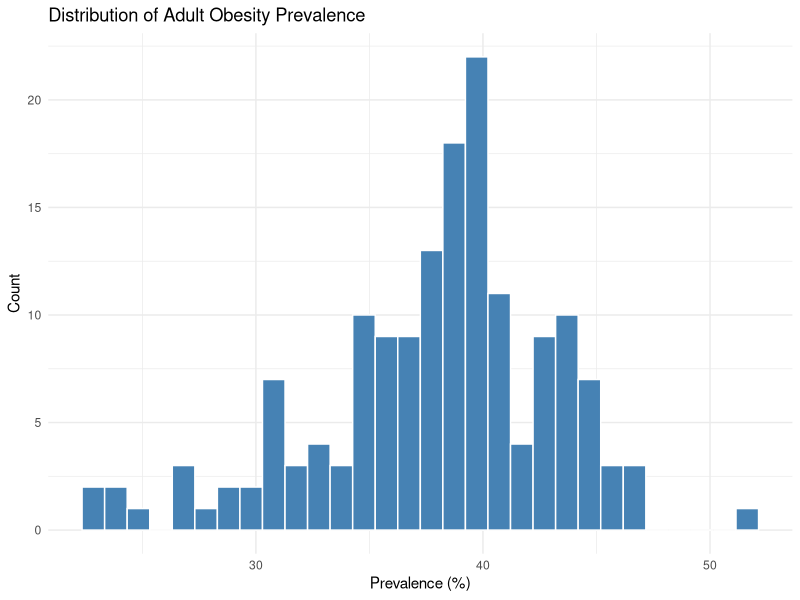
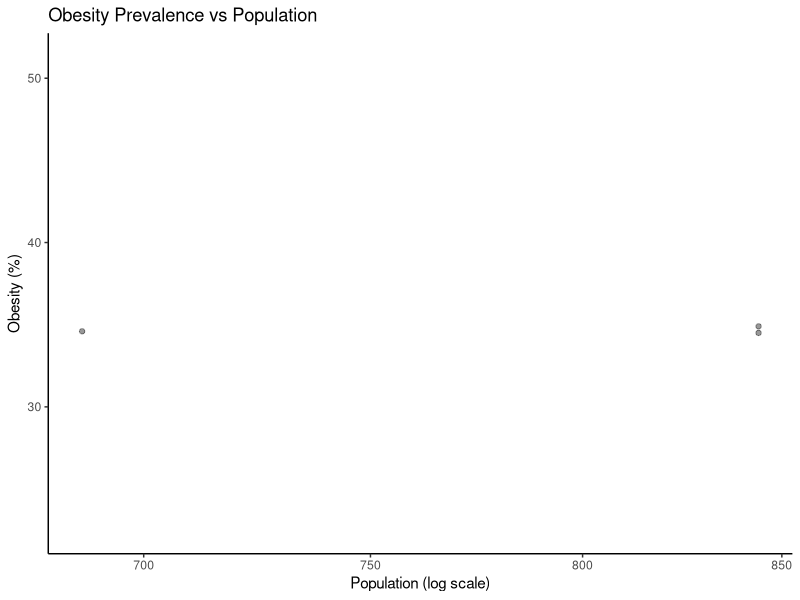

Generate these figures, in order, with R:
# =====================
# CP02 - Data Exploration
# =====================

# =====================
# Load libraries
# =====================
library(ggplot2)

# =====================
# Load data (USE RELATIVE PATH)
# =====================
places_raw <- read.csv("data/raw/PLACES_sample.csv", stringsAsFactors = FALSE)

# Check structure
head(places_raw)

# =====================
# Data cleaning
# =====================

# Function to safely convert to numeric
to_num <- function(x) {
  x <- trimws(as.character(x))
  x[x %in% c("", "NA", "NaN", "NULL")] <- NA
  suppressWarnings(as.numeric(x))
}

# Convert variables
places_raw$Data_Value <- to_num(places_raw$Data_Value)
places_raw$Low_Confidence_Limit <- to_num(places_raw$Low_Confidence_Limit)
places_raw$High_Confidence_Limit <- to_num(places_raw$High_Confidence_Limit)
places_raw$TotalPopulation <- to_num(places_raw$TotalPopulation)

# =====================
# Variable table
# =====================
variable_table <- data.frame(
  Variable = c("StateAbbr","LocationName","Measure","Data_Value","Data_Value_Unit",
               "Low_Confidence_Limit","High_Confidence_Limit","TotalPopulation"),
  Type = c("Categorical","Categorical","Categorical","Continuous","Categorical",
           "Continuous","Continuous","Continuous")
)

print(variable_table)

# =====================
# Filter data
# =====================
chosen_measure <- "Obesity among adults"

obesity_data <- places_raw[
  places_raw$Measure == chosen_measure & !is.na(places_raw$Data_Value),
]

# =====================
# Visualization 1: Histogram
# =====================
hist_plot <- ggplot(obesity_data, aes(x = Data_Value)) +
  geom_histogram(bins = 30, fill = "steelblue", color = "white") +
  labs(
    title = "Distribution of Adult Obesity Prevalence",
    x = "Prevalence (%)",
    y = "Count"
  ) +
  theme_minimal()

print(hist_plot)

# =====================
# Visualization 2: Scatterplot
# =====================
scatter_plot <- ggplot(obesity_data, aes(x = TotalPopulation, y = Data_Value)) +
  geom_point(alpha = 0.4) +
  scale_x_log10() +
  labs(
    title = "Obesity Prevalence vs Population",
    x = "Population (log scale)",
    y = "Obesity (%)"
  ) +
  theme_classic()

print(scatter_plot)
